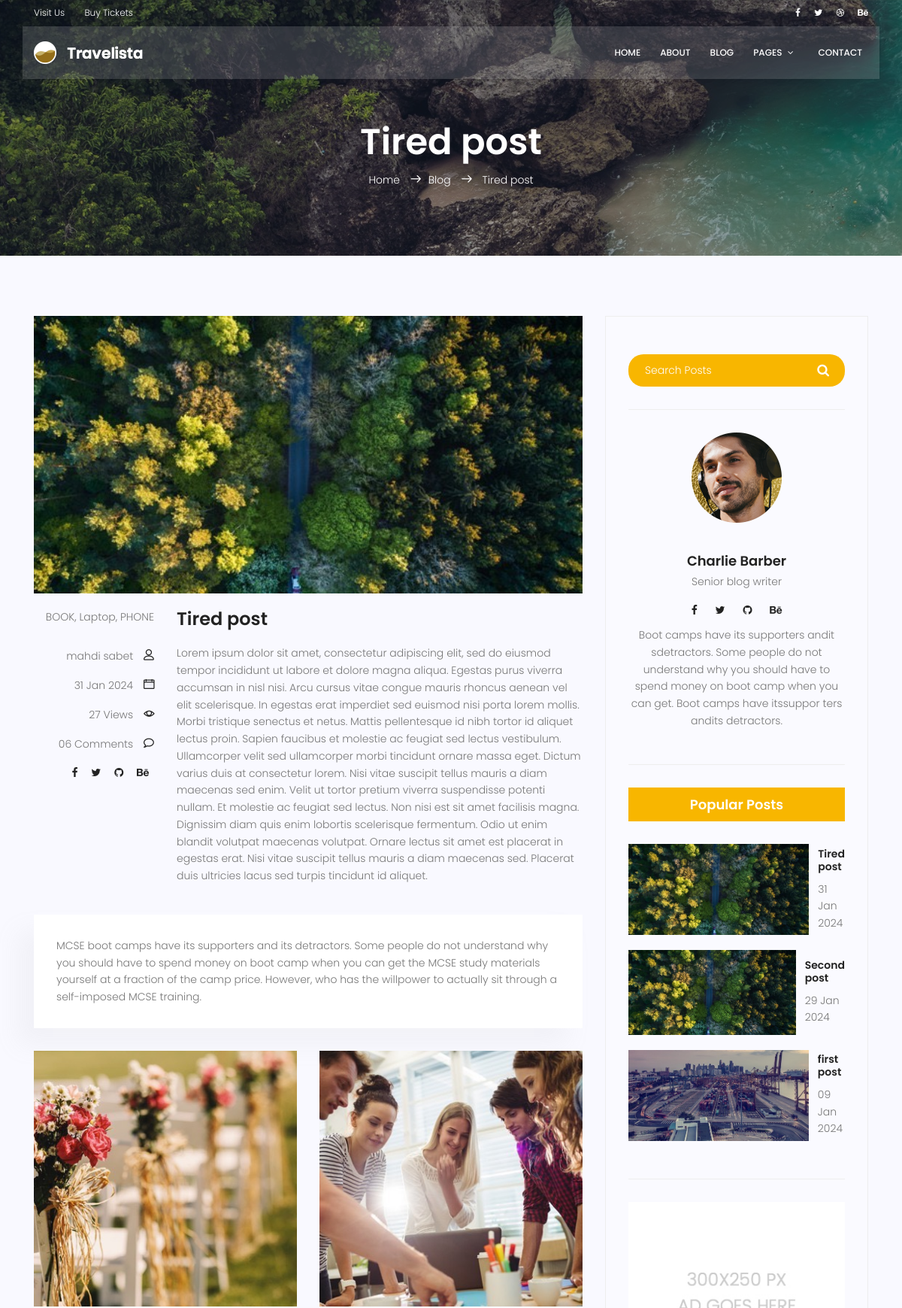
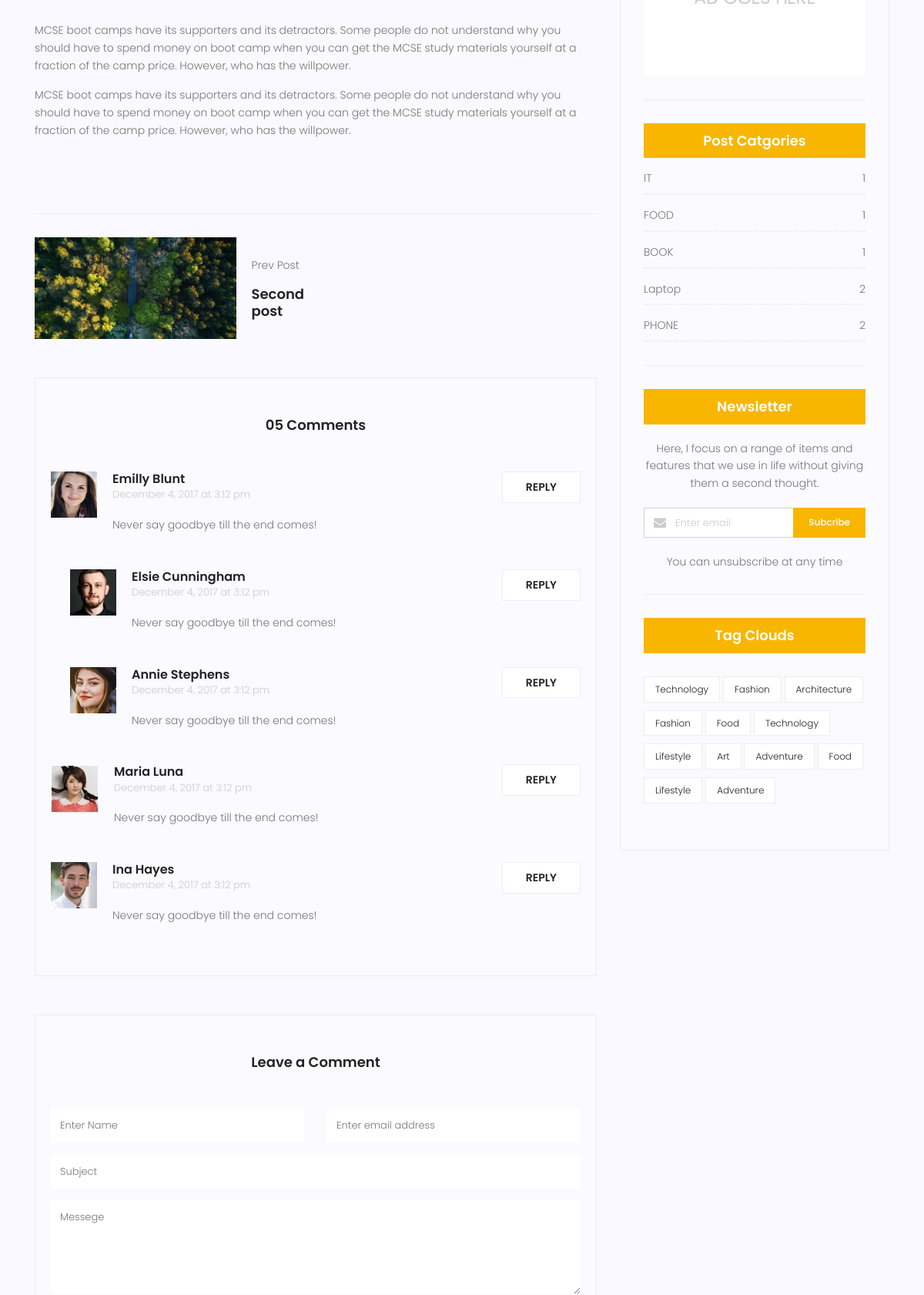
The app's page /blog/6 (upper part) with its own data (2 pictures, top to bottom).
### blog/models.py (models this page shows, shortened)
class Post(models.Model):
    title = models.CharField(max_length = 255)
    content = models.TextField()
    image = models.ImageField(upload_to='blog/',default='blog/default.jpg')
    category = models.ManyToManyField(Category)
    author = models.ForeignKey(User, on_delete=models.SET_NULL, null=True)
    counted_view = models.IntegerField(default=0)
    status = models.BooleanField(default=False)
    created_date = models.DateTimeField(auto_now_add=True)
    updated_date = models.DateTimeField(auto_now=True)
    published_date = models.DateTimeField(null=True)
    class Meta:
        ordering = ['-created_date']

class Category(models.Model):
    name = models.CharField(max_length = 255)
    def __str__(self):
        return self.name

### blog/views.py (the view)
# urls.py: path('<int:pid>', blog_single, name='single')
def blog_single(request, pid):
    post = get_object_or_404(Post, id = pid, published_date__lte=datetime.now(tz=timezone.utc), status=True)
    post.counted_view += 1
    post.save()
    try:
        next_post = post.get_next_by_created_date()
    except post.DoesNotExist:
        next_post = False
    try:
        prev_post = post.get_previous_by_created_date()
    except post.DoesNotExist:
        prev_post = False
    context = {
        'post' : post,
        'next_post' : next_post,
        'prev_post' : prev_post
               }
    return render(request, 'blog/blog-single.html', context)

### templates/blog/blog-single.html (shortened to what this page needs)
{% extends 'base.html' %} {% load static %} {% load blog_tags %} {% block content %}
<section class="relative about-banner">
  <div class="overlay overlay-bg"></div>
  <div class="container">
    <div class="row d-flex align-items-center justify-content-center">
      <div class="about-content col-lg-12">
        <h1 class="text-white">{{post.title}}</h1>
        <p class="text-white link-nav">
          <a href="{% url 'website:home' %}">Home </a>
          <span class="lnr lnr-arrow-right"></span
          ><a href="{% url 'blog:index' %}">Blog </a>
          <span class="lnr lnr-arrow-right"></span>
          <a href="">{{post.title}}</a>
        </p>
      </div>
    </div>
  </div>
</section>
<section class="post-content-area single-post-area">
  <div class="container">
    <div class="row">
      <div class="col-lg-8 posts-list">
        <div class="single-post row">
          <div class="col-lg-12">
            <div class="feature-img">
              <img class="img-fluid" src="{{post.image.url}}" alt="" />
            </div>
          </div>
          <div class="col-lg-3 col-md-3 meta-details">
            <ul class="tags">
              {{ post.category.all|join:", " }}
            </ul>
            <div class="user-details row">
              <p class="user-name col-lg-12 col-md-12 col-6">
                <a href="#">{{post.author.get_full_name}}</a>
                <span class="lnr lnr-user"></span>
              </p>
              <p class="date col-lg-12 col-md-12 col-6">
                <a href="#">{{post.published_date|date:"d M Y"}}</a>
                <span class="lnr lnr-calendar-full"></span>
              </p>
              <p class="view col-lg-12 col-md-12 col-6">
                <a href="#">{{post.counted_view}} Views</a>
                <span class="lnr lnr-eye"></span>
              </p>
              <p class="comments col-lg-12 col-md-12 col-6">
                <a href="#">06 Comments</a> <span class="lnr lnr-bubble"></span>
              </p>
              <ul class="social-links col-lg-12 col-md-12 col-6">
                <li>
                  <a href="#"><i class="fa fa-facebook"></i></a>
                </li>
                <li>
                  <a href="#"><i class="fa fa-twitter"></i></a>
                </li>
                <li>
                  <a href="#"><i class="fa fa-github"></i></a>
                </li>
                <li>
                  <a href="#"><i class="fa fa-behance"></i></a>
                </li>
              </ul>
            </div>
          </div>
          <div class="col-lg-9 col-md-9">
            <h3 class="mt-20 mb-20">{{post.title}}</h3>
            <p class="excert">{{post.content}}</p>
          </div>
          <div class="col-lg-12">
            <div class="quotes">
              MCSE boot camps have its supporters and its detractors. Some
              people do not understand why you should have to spend money on
              boot camp when you can get the MCSE study materials yourself at a
              fraction of the camp price. However, who has the willpower to
              actually sit through a self-imposed MCSE training.
            </div>
            <div class="row mt-30 mb-30">
              <div class="col-6">
                <img
                  class="img-fluid"
                  src="{% static 'img/blog/post-img1.jpg' %}"
                  alt=""
                />
              </div>
              <div class="col-6">
                <img
                  class="img-fluid"
                  src="{% static 'img/blog/post-img2.jpg' %}"
                  alt=""
                />
              </div>
              <div class="col-lg-12 mt-30">
                <p>
                  MCSE boot camps have its supporters and its detractors. Some
                  people do not understand why you should have to spend money on
                  boot camp when you can get the MCSE study materials yourself
                  at a fraction of the camp price. However, who has the
                  willpower.
                </p>
                <p>
                  MCSE boot camps have its supporters and its detractors. Some
                  people do not understand why you should have to spend money on
                  boot camp when you can get the MCSE study materials yourself
                  at a fraction of the camp price. However, who has the
                  willpower.
                </p>
              </div>
            </div>
          </div>
        </div>
        <div class="navigation-area">
          <div class="row">
            {% if prev_post != False %}
            <div
              class="col-lg-6 col-md-6 col-12 nav-left flex-row d-flex justify-content-start align-items-center"
            >
              <div class="thumb">
                <a href="{% url 'blog:single' pid=prev_post.id %}"
                  ><img class="img-fluid" src="{{prev_post.image.url}}" alt=""
                /></a>
              </div>
              <div class="arrow">
                <a href="{% url 'blog:single' pid=prev_post.id %}"
                  ></a>
              </div>
              <div class="detials">
                <p>Prev Post</p>
                <a href="{% url 'blog:single' pid=prev_post.id %}"
                  ><h4>{{prev_post.title}}</h4></a
                >
              </div>
            </div>
            {% endif %}
          </div>
        </div>
        <div class="comments-area">
          <h4>05 Comments</h4>
          <div class="comment-list">
            <div class="single-comment justify-content-between d-flex">
              <div class="user justify-content-between d-flex">
                <div class="thumb">
                  <img src="{% static 'img/blog/c1.jpg' %}" alt="" />
                </div>
                <div class="desc">
                  <h5><a href="#">Emilly Blunt</a></h5>
                  <p class="date">December 4, 2017 at 3:12 pm</p>
                  <p class="comment">Never say goodbye till the end comes!</p>
                </div>
              </div>
              <div class="reply-btn">
                <a href="" class="btn-reply text-uppercase">reply</a>
              </div>
            </div>
          </div>
          <div class="comment-list left-padding">
            <div class="single-comment justify-content-between d-flex">
              <div class="user justify-content-between d-flex">
                <div class="thumb">
                  <img src="{% static 'img/blog/c2.jpg' %}" alt="" />
                </div>
                <div class="desc">
                  <h5><a href="#">Elsie Cunningham</a></h5>
                  <p class="date">December 4, 2017 at 3:12 pm</p>
                  <p class="comment">Never say goodbye till the end comes!</p>
                </div>
              </div>
              <div class="reply-btn">
                <a href="" class="btn-reply text-uppercase">reply</a>
              </div>
            </div>
          </div>
          <div class="comment-list left-padding">
            <div class="single-comment justify-content-between d-flex">
              <div class="user justify-content-between d-flex">
                <div class="thumb">
                  <img src="{% static 'img/blog/c3.jpg' %}" alt="" />
                </div>
                <div class="desc">
                  <h5><a href="#">Annie Stephens</a></h5>
                  <p class="date">December 4, 2017 at 3:12 pm</p>
                  <p class="comment">Never say goodbye till the end comes!</p>
                </div>
              </div>
              <div class="reply-btn">
                <a href="" class="btn-reply text-uppercase">reply</a>
              </div>
            </div>
          </div>
          <div class="comment-list">
            <div class="single-comment justify-content-between d-flex">
              <div class="user justify-content-between d-flex">
                <div class="thumb">
                  <img src="{% static 'img/blog/c4.jpg' %}" alt="" />
                </div>
                <div class="desc">
                  <h5><a href="#">Maria Luna</a></h5>
                  <p class="date">December 4, 2017 at 3:12 pm</p>
                  <p class="comment">Never say goodbye till the end comes!</p>
                </div>
              </div>
              <div class="reply-btn">
                <a href="" class="btn-reply text-uppercase">reply</a>
              </div>
            </div>
          </div>
          <div class="comment-list">
            <div class="single-comment justify-content-between d-flex">
              <div class="user justify-content-between d-flex">
                <div class="thumb">
                  <img src="{% static 'img/blog/c5.jpg' %}" alt="" />
                </div>
                <div class="desc">
                  <h5><a href="#">Ina Hayes</a></h5>
                  <p class="date">December 4, 2017 at 3:12 pm</p>
                  <p class="comment">Never say goodbye till the end comes!</p>
                </div>
              </div>
              <div class="reply-btn">
                <a href="" class="btn-reply text-uppercase">reply</a>
              </div>
            </div>
          </div>
        </div>
        <div class="comment-form">
          <h4>Leave a Comment</h4>
          <form>
            <div class="form-group form-inline">
              <div class="form-group col-lg-6 col-md-12 name">
                <input
                  type="text"
                  class="form-control"
                  id="name"
                  placeholder="Enter Name"
                  onfocus="this.placeholder = ''"
                  onblur="this.placeholder = 'Enter Name'"
                />
              </div>
              <div class="form-group col-lg-6 col-md-12 email">
                <input
                  type="email"
                  class="form-control"
                  id="email"
                  placeholder="Enter email address"
                  onfocus="this.placeholder = ''"
                  onblur="this.placeholder = 'Enter email address'"
                />
              </div>
            </div>
            <div class="form-group">
              <input
                type="text"
                class="form-control"
                id="subject"
                placeholder="Subject"
                onfocus="this.placeholder = ''"
                onblur="this.placeholder = 'Subject'"
              />
            </div>
            <div class="form-group">
              <textarea
                class="form-control mb-10"
                rows="5"
                name="message"
                placeholder="Messege"
                onfocus="this.placeholder = ''"
                onblur="this.placeholder = 'Messege'"
                required=""
              ></textarea>
            </div>
          </form>
        </div>
      </div>
      <div class="col-lg-4 sidebar-widgets">
        <div class="widget-wrap">
          <div class="single-sidebar-widget search-widget">
            <form class="search-form" action="#">
              <input
                placeholder="Search Posts"
                name="search"
                type="text"
                onfocus="this.placeholder = ''"
                onblur="this.placeholder = 'Search Posts'"
              />
              <button type="submit"><i class="fa fa-search"></i></button>
            </form>
          </div>
          {% include 'blog/blog-writer.html' %} {% latestposts %}
          <div class="single-sidebar-widget ads-widget">
            <a href="#"
              ><img
                class="img-fluid"
                src="{% static 'img/blog/ads-banner.jpg' %}"
                alt=""
            /></a>
          </div>
          {% postcategories %}
          <div class="single-sidebar-widget newsletter-widget">
            <h4 class="newsletter-title">Newsletter</h4>
            <p>
              Here, I focus on a range of items and features that we use in life
              without giving them a second thought.
            </p>
            <div class="form-group d-flex flex-row">
              <div class="col-autos">
                <div class="input-group">
                  <div class="input-group-prepend">
                    <div class="input-group-text">
                      <i class="fa fa-envelope" aria-hidden="true"></i>
                    </div>
                  </div>
                  <input
                    type="text"
                    class="form-control"
                    id="inlineFormInputGroup"
                    placeholder="Enter email"
                    onfocus="this.placeholder = ''"
                    onblur="this.placeholder = 'Enter email'"
                  />
                </div>
              </div>
              <a href="#" class="bbtns">Subcribe</a>
            </div>
            <p class="text-bottom">You can unsubscribe at any time</p>
          </div>
          <div class="single-sidebar-widget tag-cloud-widget">
            <h4 class="tagcloud-title">Tag Clouds</h4>
            <ul>
              <li><a href="#">Technology</a></li>
              <li><a href="#">Fashion</a></li>
              <li><a href="#">Architecture</a></li>
              <li><a href="#">Fashion</a></li>
              <li><a href="#">Food</a></li>
              <li><a href="#">Technology</a></li>
              <li><a href="#">Lifestyle</a></li>
              <li><a href="#">Art</a></li>
              <li><a href="#">Adventure</a></li>
              <li><a href="#">Food</a></li>
              <li><a href="#">Lifestyle</a></li>
              <li><a href="#">Adventure</a></li>
            </ul>
          </div>
        </div>
      </div>
    </div>
  </div>
</section>
{% endblock %}

### templates/blog/blog-lates-posts.html
{% load static %}
<div class="single-sidebar-widget popular-post-widget">
  <h4 class="popular-title">Popular Posts</h4>
  <div class="popular-post-list">
    {% for post in posts %}
    <div class="single-post-list d-flex flex-row align-items-center">
      <div class="thumb">
        <img class="img-fluid" src="{{post.image.url}}" alt="" />
      </div>
      <div class="details">
        <a href="{% url 'blog:single' pid=post.id %}"
          ><h6>{{post.title}}</h6></a
        >
        <p>{{post.published_date|date:"d M Y"}}</p>
      </div>
    </div>
    {% endfor %}
  </div>
</div>

### templates/blog/blog-post-categories.html
{% load static %}
<div class="single-sidebar-widget post-category-widget">
  <h4 class="category-title">Post Catgories</h4>
  <ul class="cat-list">
    {% for name,count in categories.items %}
    <li>
      <a href="#" class="d-flex justify-content-between">
        <p>{{name}}</p>
        <p>{{count}}</p>
      </a>
    </li>
    {% endfor %}
  </ul>
</div>

### records on screen
Post: title "Tired post", image (placeholder picture), category.all "BOOK, Laptop, PHONE", author.get_full_name "mahdi sabet", published_date "31 Jan 2024", counted_view "27", content "Lorem ipsum dolor sit amet, consectetur adipiscing elit, sed do eiusmod tempor incididunt ut labore et dolore magna aliqua. Egestas purus viverra accumsan in nisl nisi. Arcu cursus vitae congue mauris rhoncus aenean vel elit scelerisque. In egestas erat imperdiet sed euismod nisi porta lorem mollis. Morbi tristique senectus et netus. Mattis pellentesque id nibh tortor id aliquet lectus proin. Sapien faucibus et molestie ac feugiat sed lectus vestibulum. Ullamcorper velit sed ullamcorper morbi tincidunt ornare massa eget. Dictum varius duis at consectetur lorem. Nisi vitae suscipit tellus mauris a diam maecenas sed enim. Velit ut tortor pretium viverra suspendisse potenti nullam. Et molestie…"
Post: image (placeholder picture), title "Second post", published_date "29 Jan 2024"
Post: image (picture), title "first post", published_date "09 Jan 2024"
Category: name "IT", id "1"
Category: name "FOOD", count "1"
Category: name "BOOK", count "1"
Category: name "Laptop", count "2"
Category: name "PHONE", count "2"
